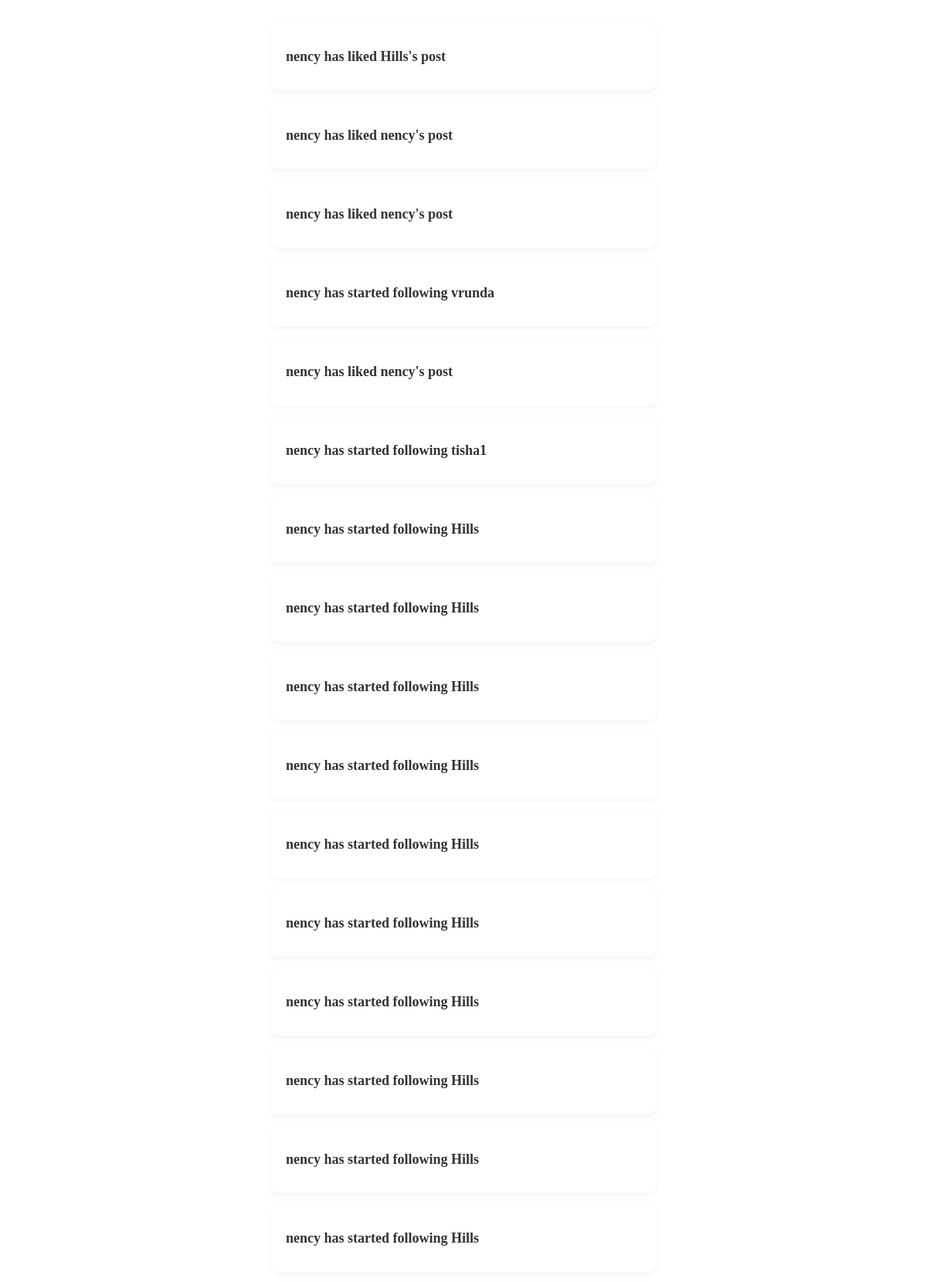
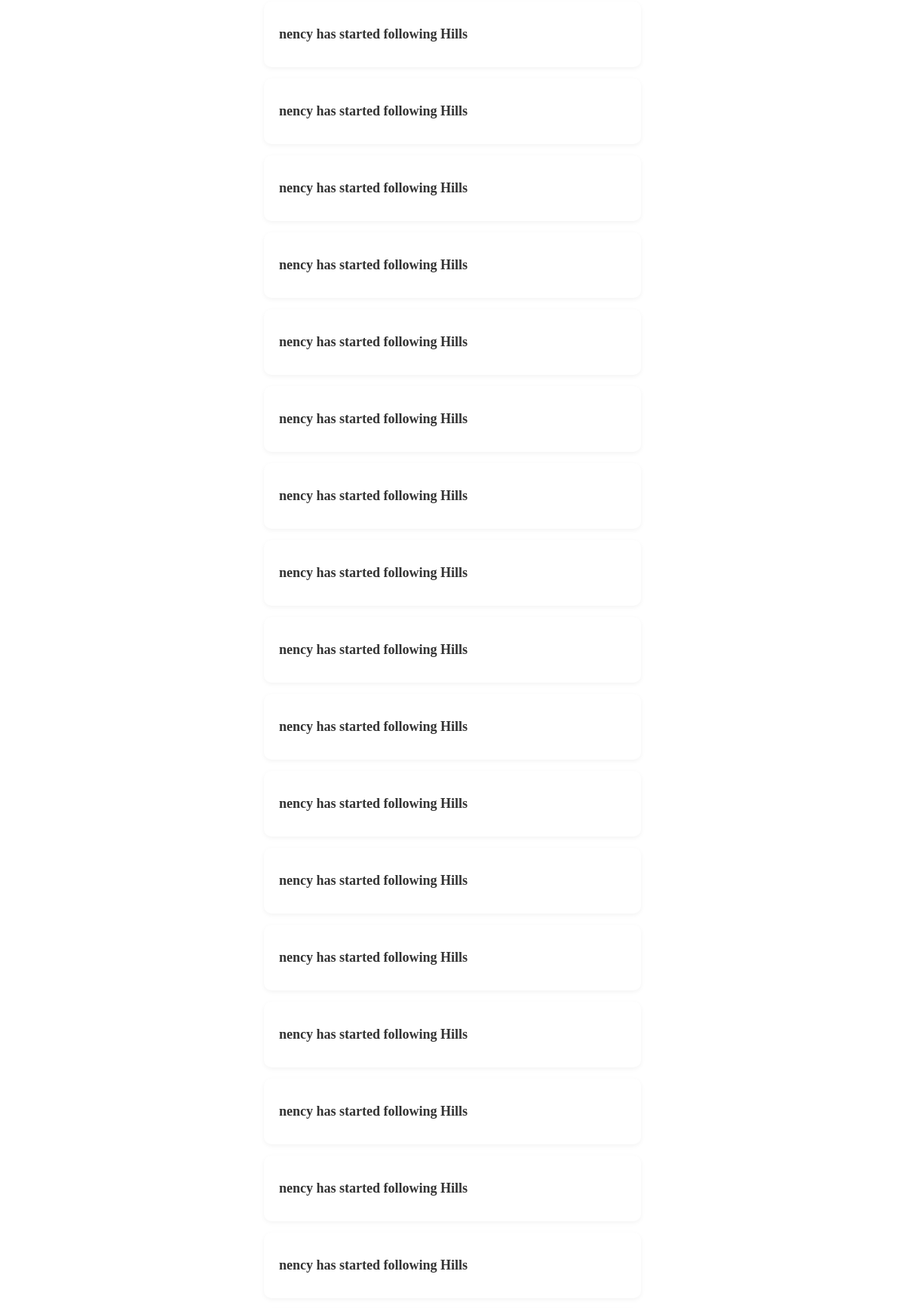
The app's page /notifications/ (signed in, upper part) with its own data (2 pictures, top to bottom).
### social/models.py (models this page shows)
class notification(models.Model):
    message = models.CharField(max_length=50)
    webuser1 = models.ForeignKey(webuser,on_delete=models.CASCADE,related_name='mainuser')
    webuser2 = models.ForeignKey(webuser,on_delete=models.CASCADE,related_name='inverseuser')

### social/views.py (the view)
# urls.py: path('notifications/',views.notifications,name='notifications'),
def notifications(request):
    name = request.session.get('username','')
    cur_user = get_object_or_404(webuser,name=name)
    message = notification.objects.filter(
        Q(webuser1 = cur_user) | Q(webuser2 = cur_user)
    )
    return render(request,'notify.html',{'message':message})

### templates/notify.html (shortened to what this page needs)
<html>
  <head>
   <body>
   <div class="user-list">
  {% for m in message %}
    <div class="user-card">
      <h3>{{ m.message }}</h3>
    </div>
  {% empty %}
    <p>No messages found.</p>
  {% endfor %}
   </div>
   </body>
   </html>

### templates/notify.html (style rules this page uses)
.user-list { display: flex; flex-direction: column; gap: 15px; max-width: 500px; margin: 30px auto; }
.user-card { background-color: #ffffff; padding: 15px 20px; border-radius: 10px; box-shadow: 0 2px 6px rgba(0, 0, 0, 0.05); display: flex; justify-content: space-between; align-items: center; }
.user-card h3 { font-size: 18px; color: #333; }

### records on screen
notification: message "nency has liked Hills's post"
notification: message "nency has liked nency's post"
notification: message "nency has liked nency's post"
notification: message "nency has started following vrunda"
notification: message "nency has liked nency's post"
notification: message "nency has started following tisha1"
notification: message "nency has started following Hills"
notification: message "nency has started following Hills"
notification: message "nency has started following Hills"
notification: message "nency has started following Hills"
notification: message "nency has started following Hills"
notification: message "nency has started following Hills"
notification: message "nency has started following Hills"
notification: message "nency has started following Hills"
notification: message "nency has started following Hills"
notification: message "nency has started following Hills"
notification: message "nency has started following Hills"
notification: message "nency has started following Hills"
notification: message "nency has started following Hills"
notification: message "nency has started following Hills"
notification: message "nency has started following Hills"
notification: message "nency has started following Hills"
notification: message "nency has started following Hills"
notification: message "nency has started following Hills"
notification: message "nency has started following Hills"
notification: message "nency has started following Hills"
notification: message "nency has started following Hills"
notification: message "nency has started following Hills"
notification: message "nency has started following Hills"
notification: message "nency has started following Hills"
notification: message "nency has started following Hills"
notification: message "nency has started following Hills"
notification: message "nency has started following Hills"
